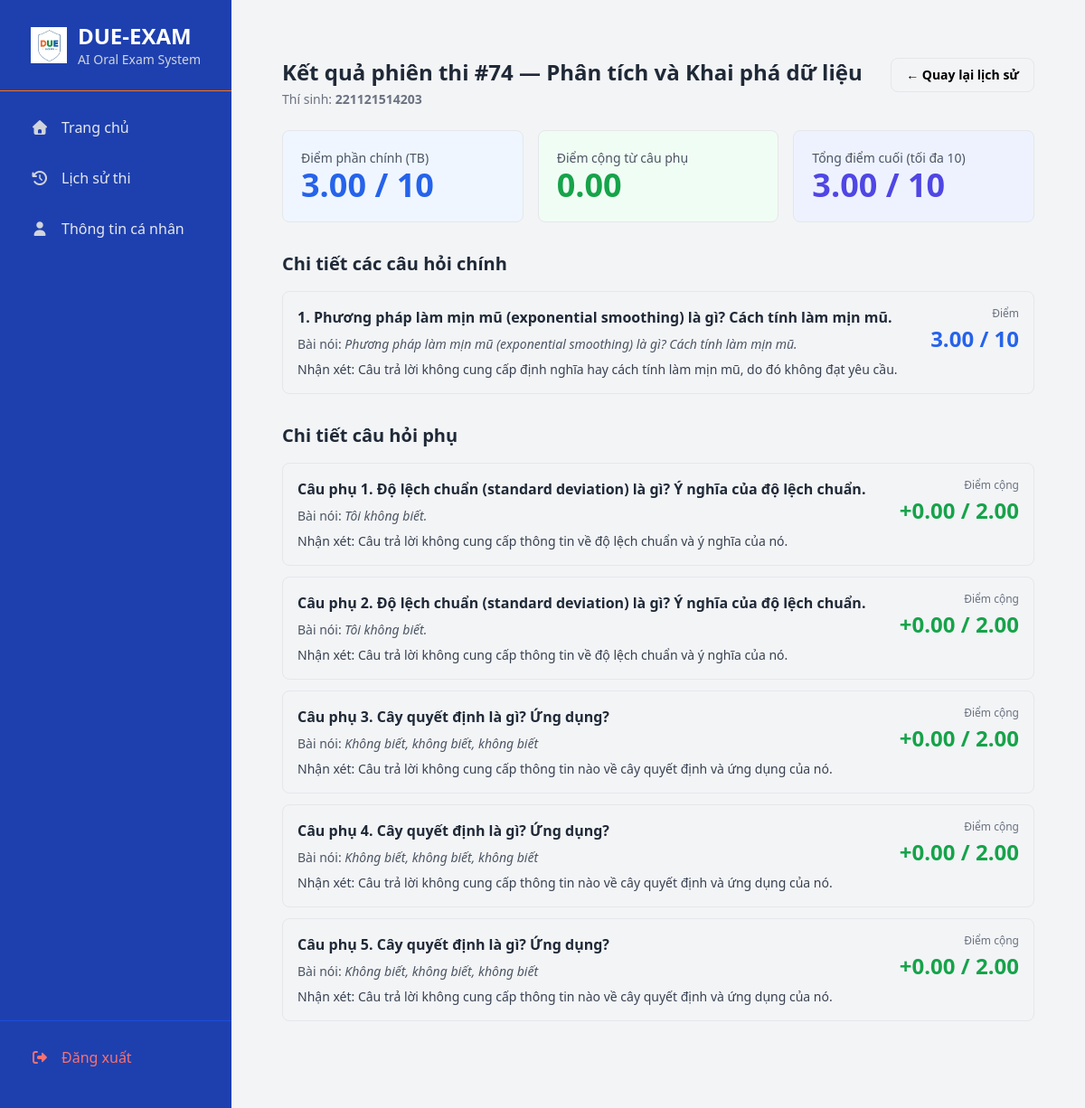
The page /history/74/ (signed in) on the database its author committed.
### qna/models.py (models this page shows, shortened)
class ExamSession(models.Model):
    user = models.ForeignKey(User, on_delete=models.CASCADE, related_name='exam_sessions')
    subject = models.ForeignKey(Subject, on_delete=models.CASCADE)
    questions = models.ManyToManyField(Question, related_name='exam_sessions')
    created_at = models.DateTimeField(auto_now_add=True, verbose_name="Ngày thi")
    is_completed = models.BooleanField(default=False)
    completed_at = models.DateTimeField(null=True, blank=True, verbose_name="Thời gian hoàn thành")
    final_score = models.FloatField(null=True, blank=True)

class Subject(models.Model):
    name = models.CharField(max_length=255, verbose_name="Tên môn học")
    subject_code = models.CharField(max_length=20, unique=True, verbose_name="Mã môn học")
    quiz_data_file = models.CharField(max_length=255, blank=True, null=True, help_text="Ví dụ: data_analysis_quiz.json")

class ExamResult(models.Model):
    session = models.ForeignKey(ExamSession, on_delete=models.CASCADE, related_name='results')
    question = models.ForeignKey(Question, on_delete=models.CASCADE)
    transcript = models.TextField(verbose_name="Nội dung trả lời")
    score = models.FloatField(verbose_name="Điểm số")
    feedback = models.TextField(verbose_name="Nhận xét của AI", null=True, blank=True)
    analysis = models.JSONField(verbose_name="Phân tích chi tiết", null=True, blank=True)
    answered_at = models.DateTimeField(auto_now_add=True)

class Question(models.Model):
    subject = models.ForeignKey(Subject, on_delete=models.CASCADE, related_name="questions", verbose_name="Môn học")
    question_text = models.TextField(verbose_name="Nội dung câu hỏi")
    question_id_in_barem = models.CharField(max_length=20, verbose_name="ID câu hỏi trong tệp barem",
                                            help_text="Ví dụ: Q1, Q2...")
    is_supplementary = models.BooleanField(default=False, verbose_name="Là câu hỏi phụ")

class SupplementaryResult(models.Model):
    session = models.ForeignKey(ExamSession, on_delete=models.CASCADE, related_name='supplementary_results')
    question_text = models.TextField()
    transcript = models.TextField(blank=True, null=True)
    score = models.FloatField(default=0.0)
    max_score = models.FloatField(default=1.0)
    feedback = models.TextField(blank=True, null=True)
    analysis = models.JSONField(blank=True, null=True)
    created_at = models.DateTimeField(auto_now_add=True)

### qna/views.py (the view)
# urls.py: path('history/<int:session_id>/', views.history_detail_view, name='history_detail'),
@login_required
def history_detail_view(request: HttpRequest, session_id: int) -> HttpResponse:
    session = get_object_or_404(
        ExamSession.objects.select_related("subject", "user"),
        pk=session_id,
    )
    _ensure_owner(session, request.user)
    results = (
        ExamResult.objects.filter(session=session)
        .select_related("question")
        .order_by("question_id")
    )
    supp_results = SupplementaryResult.objects.filter(session=session).order_by("created_at")
    main_avg, supp_sum, final_total = _compute_scores(session)
    return render(request, "qna/history_detail.html", {
        "session": session,
        "results": results,
        "supp_results": supp_results,
        "main_avg": main_avg,        # có thể là None; template dùng |default:0 nếu cần
        "supp_sum": supp_sum,
        "final_total": final_total,
    })

### qna/views.py (called while the page is built)
def _ensure_owner(session: ExamSession, user) -> None:
    if session.user_id != getattr(user, "id", None):
        raise PermissionDenied("Bạn không có quyền với phiên thi này.")

def _compute_scores(session: ExamSession) -> Tuple[Optional[float], float, float]:
    mains = list(ExamResult.objects.filter(session=session).only("score"))
    if not mains:
        supp_sum = sum(sr.score or 0.0 for sr in SupplementaryResult.objects
                       .filter(session=session).only("score"))
        return None, supp_sum, 0.0
    main_avg = sum((er.score or 0.0) for er in mains) / len(mains)
    supp_sum = sum((sr.score or 0.0) for sr in SupplementaryResult.objects
                   .filter(session=session).only("score"))
    final_total = min(10.0, main_avg + supp_sum)
    return main_avg, supp_sum, final_total

### qna/templates/qna/history_detail.html (shortened to what this page needs)
{% extends "base.html" %}
{% load static %}
{% block content %}
<div class="max-w-5xl mx-auto px-4 py-6">
  <div class="flex items-start justify-between mb-6">
    <div>
      <h1 class="text-2xl font-bold text-gray-800">
        Kết quả phiên thi #{{ session.id }} — {{ session.subject.name }}
      </h1>
      <p class="text-sm text-gray-500 mt-1">
        Thí sinh: <span class="font-semibold">{{ session.user.username }}</span>
      </p>
    </div>
    <a href="{% url 'history' %}" class="inline-flex items-center px-4 py-2 rounded-lg border text-sm font-semibold hover:bg-gray-50">
      ← Quay lại lịch sử
    </a>
  </div>
  <div class="grid grid-cols-1 sm:grid-cols-3 gap-4 mb-8">
    <div class="bg-blue-50 p-5 rounded-lg border">
      <div class="text-sm text-gray-600">Điểm phần chính (TB)</div>
      <div class="text-4xl font-extrabold text-blue-600">
        {% if main_avg is not None %}{{ main_avg|floatformat:2 }}{% else %}-{% endif %} / 10
      </div>
    </div>
    <div class="bg-green-50 p-5 rounded-lg border">
      <div class="text-sm text-gray-600">Điểm cộng từ câu phụ</div>
      <div class="text-4xl font-extrabold text-green-600">
        {{ supp_sum|default:0|floatformat:2 }}
      </div>
    </div>
    <div class="bg-indigo-50 p-5 rounded-lg border">
      <div class="text-sm text-gray-600">Tổng điểm cuối (tối đa 10)</div>
      <div class="text-4xl font-extrabold text-indigo-600">
        {{ final_total|default:0|floatformat:2 }} / 10
      </div>
    </div>
  </div>
  <div class="mb-8">
    <h3 class="text-xl font-bold text-gray-800 mb-4">Chi tiết các câu hỏi chính</h3>
    {% if results %}
      <div class="space-y-3">
        {% for result in results %}
          <div class="p-4 border rounded-lg transition-all hover:shadow-md hover:border-blue-300">
            <div class="flex justify-between items-start gap-4">
              <div class="min-w-0">
                <p class="font-semibold text-gray-800">
                  {{ forloop.counter }}. {{ result.question.question_text }}
                </p>
                {% if result.transcript %}
                <p class="text-sm text-gray-600 mt-2">
                  <span class="font-medium">Bài nói:</span>
                  <span class="italic">{{ result.transcript }}</span>
                </p>
                {% endif %}
                {% if result.feedback %}
                <p class="text-sm text-gray-700 mt-2">
                  <span class="font-medium">Nhận xét:</span> {{ result.feedback }}
                </p>
                {% endif %}
              </div>
              <div class="flex-shrink-0 text-right">
                <div class="text-xs text-gray-500 mb-1">Điểm</div>
                <div class="text-2xl font-bold text-blue-600">
                  {{ result.score|default:0|floatformat:2 }} / 10
                </div>
              </div>
            </div>
          </div>
        {% endfor %}
      </div>
    {% else %}
      <div class="text-gray-500">Chưa có kết quả phần chính.</div>
    {% endif %}
  </div>
  <div class="mb-8">
    <h3 class="text-xl font-bold text-gray-800 mb-4">Chi tiết câu hỏi phụ</h3>
    {% if supp_results %}
      <div class="space-y-3">
        {% for s in supp_results %}
          <div class="p-4 border rounded-lg transition-all hover:shadow-md hover:border-green-300">
            <div class="flex justify-between items-start gap-4">
              <div class="min-w-0">
                <p class="font-semibold text-gray-800">
                  Câu phụ {{ forloop.counter }}. {{ s.question_text }}
                </p>
                {% if s.transcript %}
                <p class="text-sm text-gray-600 mt-2">
                  <span class="font-medium">Bài nói:</span>
                  <span class="italic">{{ s.transcript }}</span>
                </p>
                {% endif %}
                {% if s.feedback %}
                <p class="text-sm text-gray-700 mt-2">
                  <span class="font-medium">Nhận xét:</span> {{ s.feedback }}
                </p>
                {% endif %}
              </div>
              <div class="flex-shrink-0 text-right">
                <div class="text-xs text-gray-500 mb-1">Điểm cộng</div>
                <div class="text-2xl font-bold text-green-600">
                  +{{ s.score|default:0|floatformat:2 }} / {{ s.max_score|default:0|floatformat:2 }}
                </div>
              </div>
            </div>
          </div>
        {% endfor %}
      </div>
    {% else %}
      <div class="text-gray-500">Không có câu hỏi phụ.</div>
    {% endif %}
  </div>
</div>
{% endblock %}

### rows shown on the page
ExamSession: id "74", subject.name "Phân tích và Khai phá dữ liệu", user.username "221121514203"
ExamResult: question.question_text "Phương pháp làm mịn mũ (exponential smoothing) là gì? Cách tính làm mịn mũ.", transcript "Phương pháp làm mịn mũ (exponential smoothing) là gì? Cách tính làm mịn mũ.", feedback "Câu trả lời không cung cấp định nghĩa hay cách tính làm mịn mũ, do đó không đạt yêu cầu.", score "3.00"
SupplementaryResult: question_text "Độ lệch chuẩn (standard deviation) là gì? Ý nghĩa của độ lệch chuẩn.", transcript "Tôi không biết.", feedback "Câu trả lời không cung cấp thông tin về độ lệch chuẩn và ý nghĩa của nó.", score "0.00", max_score "2.00"
SupplementaryResult: question_text "Độ lệch chuẩn (standard deviation) là gì? Ý nghĩa của độ lệch chuẩn.", transcript "Tôi không biết.", feedback "Câu trả lời không cung cấp thông tin về độ lệch chuẩn và ý nghĩa của nó.", score "0.00", max_score "2.00"
SupplementaryResult: question_text "Cây quyết định là gì? Ứng dụng?", transcript "Không biết, không biết, không biết", feedback "Câu trả lời không cung cấp thông tin nào về cây quyết định và ứng dụng của nó.", score "0.00", max_score "2.00"
SupplementaryResult: question_text "Cây quyết định là gì? Ứng dụng?", transcript "Không biết, không biết, không biết", feedback "Câu trả lời không cung cấp thông tin nào về cây quyết định và ứng dụng của nó.", score "0.00", max_score "2.00"
SupplementaryResult: question_text "Cây quyết định là gì? Ứng dụng?", transcript "Không biết, không biết, không biết", feedback "Câu trả lời không cung cấp thông tin nào về cây quyết định và ứng dụng của nó.", score "0.00", max_score "2.00"

### other values the page prints
{{ main_avg|floatformat:2 }} "3.00"
{{ supp_sum|default:0|floatformat:2 }} "0.00"
{{ final_total|default:0|floatformat:2 }} "3.00"
